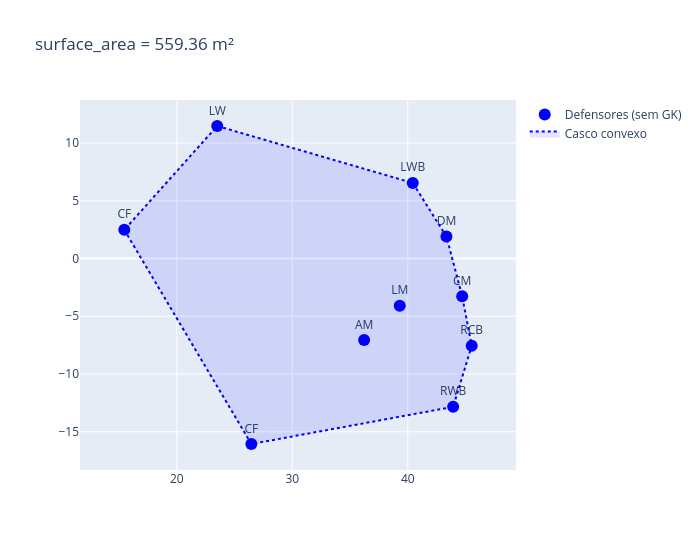

Here is the notebook cell this chart was saved with:
### Code cell
# Feature 1 — surface_area
plot_surface_area(def_x, def_y, def_labels, feature_row['surface_area'])

### Figure 1 — Plotly figure (JSON) as saved in the notebook; plotly's stock layout.template omitted (floating-point values rounded to 4 significant figures)
{"data": [{"marker": {"color": "blue", "size": 12}, "mode": "markers+text", "name": "Defensores (sem GK)", "text": ["LW", "RWB", "CF", "LWB", "CF", "RCB", "AM", "DM", "LM", "CM"], "textposition": "top center", "type": "scatter", "x": [23.5, 43.93, 26.46, 40.44, 15.45, 45.54, 36.22, 43.35, 39.31, 44.71], "y": [11.48, -12.84, -16.06, 6.544, 2.486, -7.554, -7.059, 1.906, -4.096, -3.261]}, {"fill": "toself", "fillcolor": "rgba(0,0,255,0.1)", "line": {"color": "blue", "dash": "dot"}, "mode": "lines", "name": "Casco convexo", "type": "scatter", "x": [15.45, 26.46, 43.93, 45.54, 44.71, 43.35, 40.44, 23.5, 15.45], "y": [2.486, -16.06, -12.84, -7.554, -3.261, 1.906, 6.544, 11.48, 2.486]}], "layout": {"height": 550, "title": {"text": "surface_area = 559.36 m²"}, "width": 700, "yaxis": {"scaleanchor": "x", "scaleratio": 1}}}
